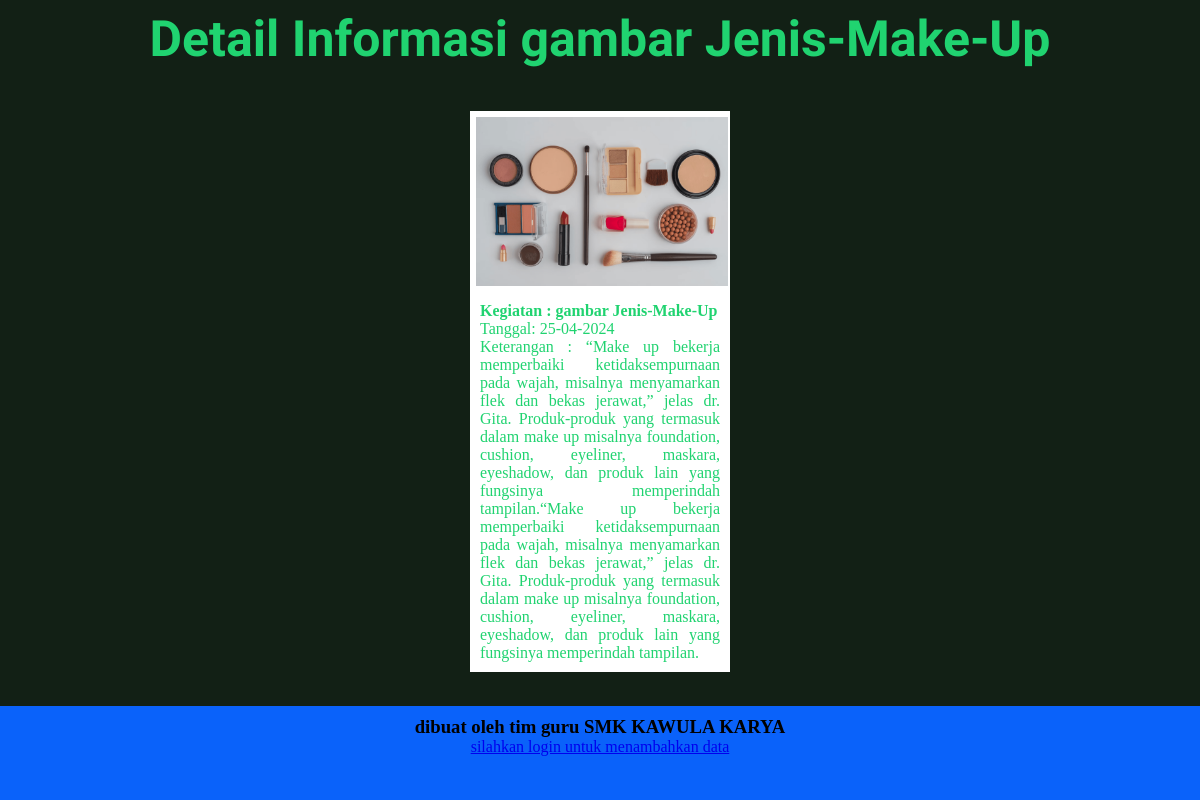
/detail.php?id=12, run on the app's committed database.
### tables this page shows
CREATE TABLE `albumfoto` (
  `id` int(11) NOT NULL,
  `foto` varchar(255) NOT NULL,
  `judul` varchar(255) NOT NULL,
  `deskripsi` text NOT NULL
);

### function.php (called while the page is built)
<?php
    $koneksi = mysqli_connect("localhost","root","", "database_galerifoto2");
    function query($query){
        global $koneksi;
        $result = mysqli_query($koneksi,$query);
        $rows=[];
        while($row= mysqli_fetch_assoc($result)){
            $rows[]=$row;
        };
        return $rows;
    }
?>

### detail.php (the view, shortened to what this page needs)
<!DOCTYPE html>
<html lang="en">
<head>
    <link rel="stylesheet" href="css/index.css">
</head>
<body>
    <?php
        require"function.php";
        $datas= query("SELECT * FROM albumfoto WHERE id='$_GET[id]'");
    ?>
    <article>
        <div class="judul">
        <?php foreach($datas as $data){ ?>
            <h1>Detail Informasi <?= $data["judul"] ?></h1>
        </div>
        <div class="card-wrapper">
            <div class="card-scroll">
                <div class="card" style="background:#ffffff;">
                    <img src="img/<?php echo $data["foto"] ?>" alt="" width="97%" height="78%" style="padding-top:6px;padding-bottom:6px;padding-left:6px;padding-right:0px;">
                    <span style="padding-left:10px;padding-right:10px;padding-top:10px;"><b>Kegiatan : <?= $data["judul"] ?></b></span>
                    <span style="padding-left:10px;padding-right:10px;">Tanggal: 25-04-2024</span>
                    <span style="padding-left:10px;padding-right:10px;padding-bottom:10px;background:#ffffff;">Keterangan : <?php echo $data["deskripsi"]; ?></span>
                </div>
                <?php
                }
                ?>
            </div>
        </div>
    </article>
    <footer>
        <h3>dibuat oleh tim guru SMK KAWULA KARYA</h3>
        <a href="login.php">silahkan login untuk menambahkan data</a>
    </footer>
</body>
</html>

### css/index.css (style rules this page uses)
* { margin:0; padding:0; }
body { height: 100vh; background-color: #58ff32; display: flex; flex-direction: column; }
article { display: flex; flex-direction: column; flex-grow: 10; background-color: #122015; text-align: center; color: #20d370; }
article .judul { font-family: Baumans , Verdana, Geneva, Tahoma, sans-serif; padding: 10px; flex-grow: 1; }
.judul h1 { font-size: 50px; }
.card-wrapper { flex-grow: 15; display: flex; justify-content: space-around; flex-wrap: wrap; }
.card-wrapper .card-scroll { display: flex; justify-content: center; flex-wrap: wrap; width: 100%; height: 100%; }
.card-wrapper .card-scroll .card { height: 260px; width: 260px; margin: 12px; display: flex; flex-direction: column; text-align: justify; }
footer { flex-grow: 1; background-color: #0a62fa; padding: 10px; text-align: center; }

### data on the page
albumfoto: judul "gambar Jenis-Make-Up", foto (picture), deskripsi "“Make up bekerja memperbaiki ketidaksempurnaan pada wajah, misalnya menyamarkan flek dan bekas jerawat,” jelas dr. Gita. Produk-produk yang termasuk dalam make up misalnya foundation, cushion, eyeliner, maskara, eyeshadow, dan produk lain yang fungsinya memperindah tampilan.“Make up bekerja memperbaiki ketidaksempurnaan pada wajah, misalnya menyamarkan flek dan bekas jerawat,” jelas dr. Gita. Produk-produk yang termasuk dalam make up misalnya foundation, cushion, eyeliner, maskara, eyeshadow, dan produk lain yang fungsinya memperindah tampilan."
